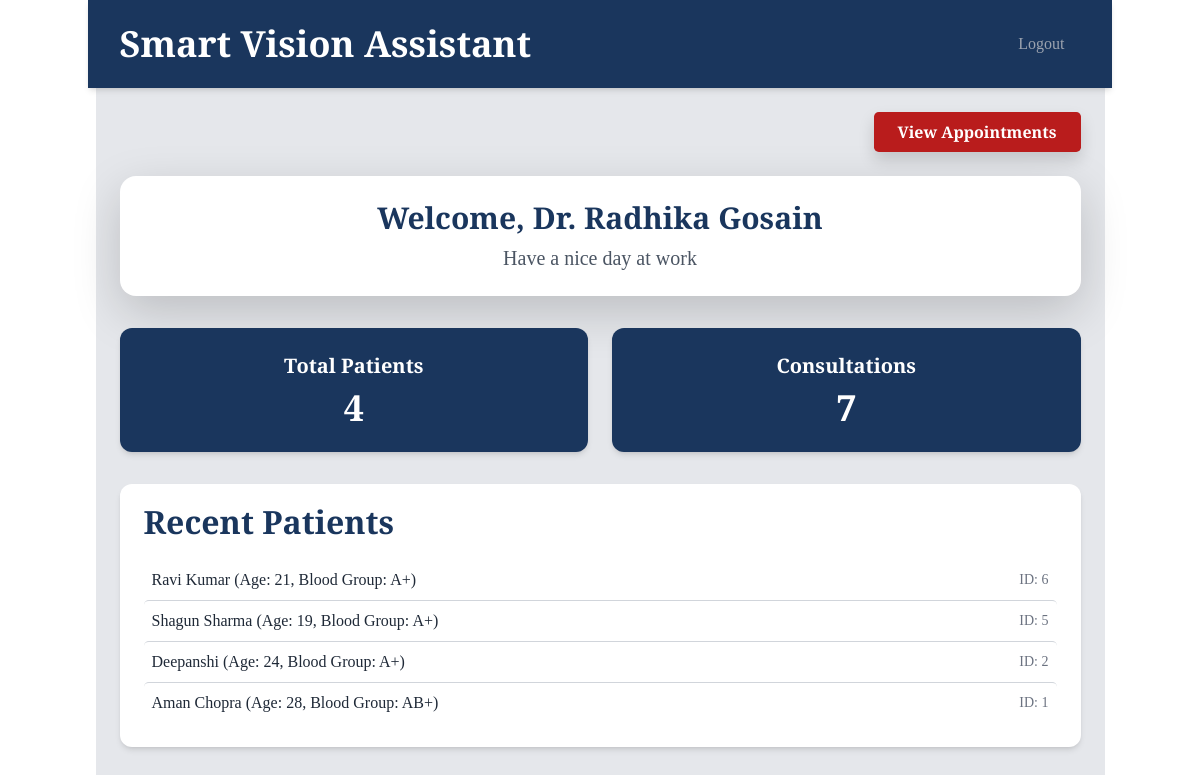
The page /doctor/doctor/dashboard/ (signed in) on the database its author committed.
### miniproject/patients/models.py (models this page shows, shortened)
class Patient(models.Model):
    user = models.OneToOneField(User, on_delete=models.CASCADE, related_name='patient', null=True, blank=True)
    name = models.CharField(max_length=100)
    age = models.IntegerField()
    email = models.EmailField()
    contact = models.CharField(max_length=20)
    blood_group = models.CharField(max_length=5, default='Unknown')
    assigned_doctor = models.ForeignKey(Doctor, on_delete=models.SET_NULL, null=True)
    appointment_date = models.DateField()
    appointment_time = models.TimeField()
    disease = models.CharField(max_length=200, blank=True, null=True)
    image = models.ImageField(upload_to='patient_images/', blank=True, null=True)

### miniproject/doctor/views.py (the view)
# urls.py: path('doctor/dashboard/', views.doctor_dashboard, name='doctor_dashboard'),
@login_required
def doctor_dashboard(request):
    try:
        doctor = Doctor.objects.get(user=request.user)
    except Doctor.DoesNotExist:
        doctor = None
    appointments = []
    if doctor:
        patient_count = Patient.objects.filter(assigned_doctor=doctor).count()
        consultation_count = ConsultationPatient.objects.filter(doctor=doctor).count()
        recent_patients = Patient.objects.filter(assigned_doctor=doctor).order_by('-id')[:5]
        patients = Patient.objects.filter(assigned_doctor=doctor).order_by('-appointment_date')
        for patient in patients:
            appointments.append({
                'id': patient.id,
                'profile_image': patient.image,
                'patient_name': patient.name,
                'appointment_date': patient.appointment_date,
                'appointment_time': patient.appointment_time,
                'reason': patient.disease or "N/A",
                'status': 'Pending',  # Default/fake status
            })
    else:
        patient_count = 0
        consultation_count = 0
        recent_patients = []
    return render(request, 'doctor/doctor_dashboard.html', {
        'patient_count': patient_count,
        'consultation_count': consultation_count,
        'recent_patients': recent_patients,
        'appointments': appointments,
    })

### miniproject/doctor/templates/doctor/doctor_dashboard.html (shortened to what this page needs)
{% extends 'base2.html' %}
{% load static %}
{% block content %}
<div class="min-h-screen bg-gray-200 px-4 py-6">
        <div class="flex justify-end space-x-4 mb-6">
            <a href="{% url 'appointment_list' %}"
                class="bg-red-700 text-white font-semibold px-4 py-2 rounded-lg shadow hover:bg-red-500 transition">
                View Appointments
            </a>
        </div>
    <div class="bg-white rounded-2xl shadow-lg p-6 mb-8 flex flex-col md:flex-row justify-center items-center">
        <div class="text-center md:text-left">
            <h1 class="text-3xl font-bold text-[#1A365D]">Welcome, Dr. {{ request.user.first_name }}</h1>
            <p class="mt-2 text-gray-600 text-lg">Have a nice day at work</p>
        </div>
    </div>
    <div class="grid grid-cols-1 md:grid-cols-2 gap-6 mb-8">
        <div class="bg-[#1A365D] rounded-xl shadow-md p-6 text-center hover:scale-95 hover:shadow-xl transition-all duration-300">
            <h3 class="text-lg font-semibold text-white mb-2">Total Patients</h3>
            <p class="text-4xl font-bold text-white">{{ patient_count }}</p>
        </div>
        <div class="bg-[#1A365D] rounded-xl shadow-md p-6 text-center hover:scale-95 hover:shadow-xl transition-all duration-300">
            <h3 class="text-lg font-semibold text-white mb-2">Consultations</h3>
            <p class="text-4xl font-bold text-white">{{ consultation_count }}</p>
        </div>
    </div>
    <div class="bg-white rounded-xl shadow-md p-6">
        <h3 class="text-xl font-semibold text-[#1A365D] mb-4">Recent Patients</h3>
        <ul class="divide-y divide-gray-300">
            {% for patient in recent_patients %}
                <li class="py-2 px-2 flex items-center justify-between hover:bg-gray-100 rounded-lg transition">
                    <span class="text-gray-800">{{ patient.name }} (Age: {{ patient.age }}, Blood Group: {{ patient.blood_group }})</span>
                    <span class="text-sm text-gray-500">ID: {{ patient.id }}</span>
                </li>
            {% empty %}
                <li class="text-gray-500">No patients found.</li>
            {% endfor %}
        </ul>
    </div>
</div>
{% endblock %}

### rows shown on the page
Patient: name "Ravi Kumar", age "21", blood_group "A+", id "6"
Patient: name "Shagun Sharma", age "19", blood_group "A+", id "5"
Patient: name "Deepanshi", age "24", blood_group "A+", id "2"
Patient: name "Aman Chopra", age "28", blood_group "AB+", id "1"

### other values the page prints
{{ request.user.first_name }} "Radhika Gosain"
{{ patient_count }} "4"
{{ consultation_count }} "7"
